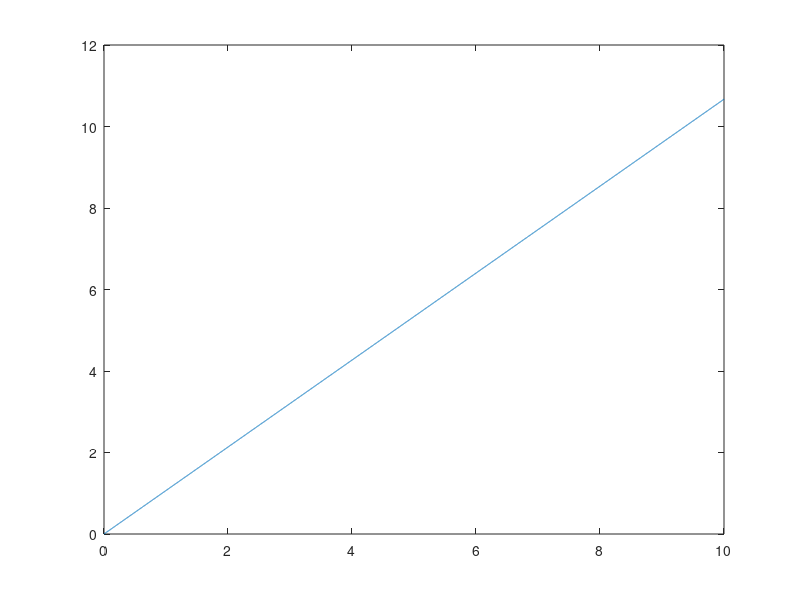
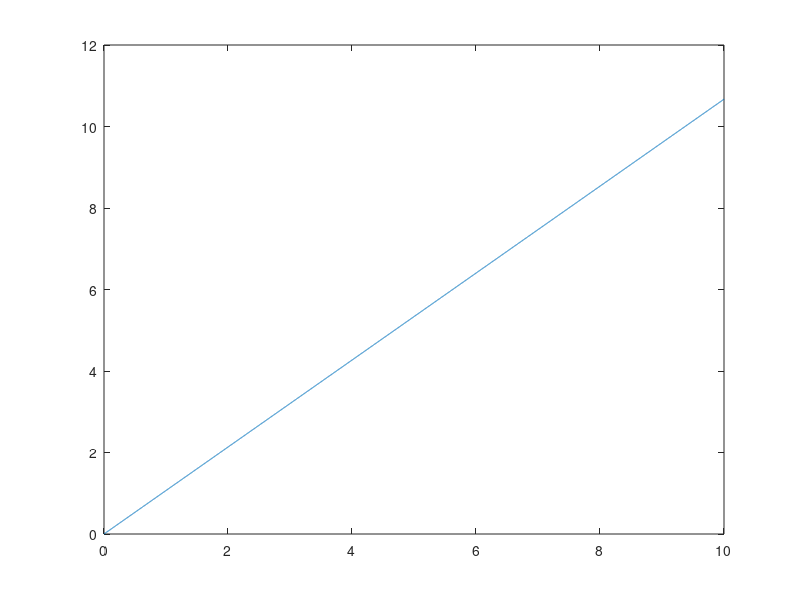

MATLAB code for these plots, in order:
A = [0 1; -1 -1];
B = [4 0; 10 1];
C = [1 0];
D = 0;

x0 = [0 0]';

s = tf('s');
U1 = 0;
U2 = 2;

Y = zpk(minreal(C*inv(s*eye(2)-A)*(B(:,2)*U2+x0)));

[num_Y,den_Y] = tfdata(Y, 'v')
[r,p] = residue (num_Y,den_Y)

res = r(1);

mod = abs ( res );
res_Im = imag ( res );
res_Re = real ( res );
phase1 = atan ( res_Im/res_Re );
phase2 = angle (r(1))

p_Im = imag ( p(1) );
p_Re = real ( p(1) );

t = linspace (0,10, 10000);

y1 = 2* mod * exp (p_Re) * t * cos (p_Im + phase1);
y2= 2* mod * exp (p_Re) * t * cos (p_Im + phase2);

plot (t, y1);
figure;
plot (t, y2);
